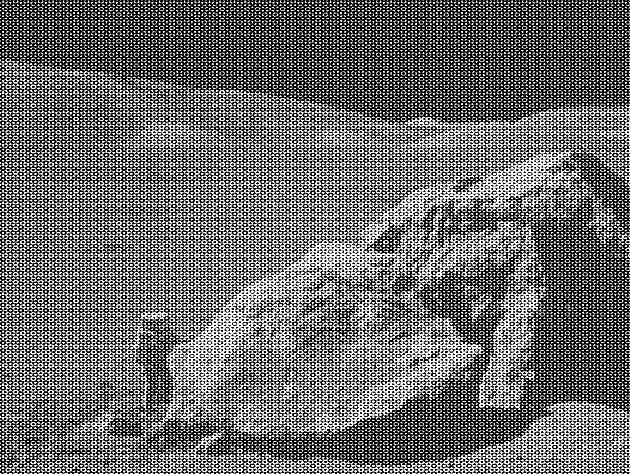
#> input picture 数据分析/day01-05/05_scipy/code/moonlanding.png, 630 x 474 px
$ jupyter execute --allow-errors Scipy.ipynb   (older library calls are emulated)
#> lines starting #> are read from the running program, lines starting #| are printed output that depends on the picture
## 登月图片消噪

[cell 1]
import numpy as np
import matplotlib.pyplot as plt
import scipy.misc as misc #图片处理 miscellaneous 乱七八糟
# 同学们在导入scipy的时候 可能会报错 pip install scipy -i https://mirrors.aliyun.com/pypi/simple/

### 导入图片，观察黑白图片和彩色图片的区别

[cell 2]
moon_ndarr = plt.imread("./moonlanding.png")
#> moon_ndarr is the input picture: shape (474, 630) float32; min 0, max 1, mean 0.424
moon_ndarr

#> (a cell that did not finish here is left out)

#> (a cell that did not finish here is left out)

### 图片的灰度化处理

[cell 5]
#图片灰度化处理过的
# r g b  亮度 把三个值 变成 一个值
# 取最大值
# 取三个色值的平均值
# [0.4,0.5,0.1] 取加权平均值

#> (a cell that did not finish here is left out)

#> (a cell that did not finish here is left out)

#> (a cell that did not finish here is left out)

#> (a cell that did not finish here is left out)

#> (a cell that did not finish here is left out)

#> (a cell that did not finish here is left out)

#> (a cell that did not finish here is left out)

#> (a cell that did not finish here is left out)

[cell 14]
# 加权平均 [0.4,0.5,0.1]
ndarr1 = np.array([0.4,0.5,0.1])
ndarr1.shape
#> (the rest of this cell did not finish here and is left out)

#> (a cell that did not finish here is left out)

### 通过傅里叶变换实现图片降噪

scipy.fftpack模块用来计算快速傅里叶变换
速度比传统傅里叶变换更快，是对之前算法的改进
图片是二维数据，注意使用fftpack的二维转变方法

[cell 16]
moon_ndarr = plt.imread("./moonlanding.png")
moon_ndarr

[cell 17]
plt.imshow(moon_ndarr,cmap="gray")

[cell 18]
# 波 世界万物都是波
#  世界上 所有的东西 都是 物质 和 能量
#  世界上 所有的东西都是 能量
#  能量 分为两种 波 和 粒子
#  粒子其实也是波动
#  通过傅里叶变换可以把 描述 值的值 变成 描述变化的值  然后让变化大的值归零 （归零了的含义就是 和周围的元素对比 没有变化 就是 和周围一样）

[cell 19]
from scipy.fftpack import fft2,ifft2

[cell 20]
# 通过傅里叶变换 把描述值的值 变成 描述变化的值
fft_moon = fft2(moon_ndarr)
np.abs(fft_moon) # 只关心变化大小 所以这里取一下绝对值
fft_moon[np.abs(fft_moon)> 800] = 0 #把变化很大的值 归零

[cell 21]
# 找出变化很大的值
ifft2(fft_moon) # 把处理后的 描述变化的值 变回 描述值的值
ifft_moon = np.real(ifft2(fft_moon)) #只要里面的实数
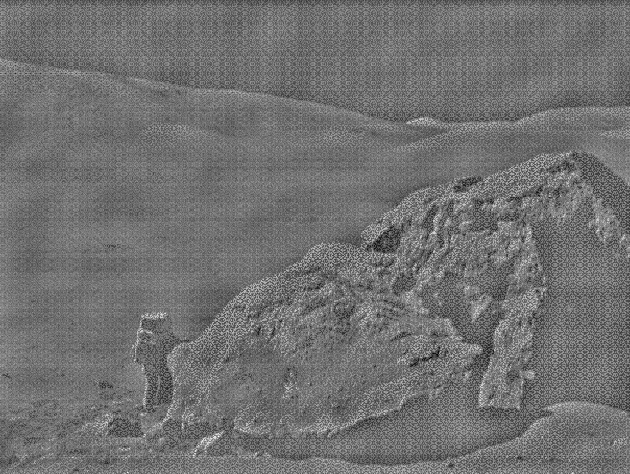
#> ifft_moon: shape (474, 630) float32; min -0.631, max 0.79, mean -5.11e-11; drawn with min black and max white


$ run again, with 数据分析/day01-05/05_scipy/code/cat.jpg saved as 数据分析/day01-05/05_scipy/code/moonlanding.png
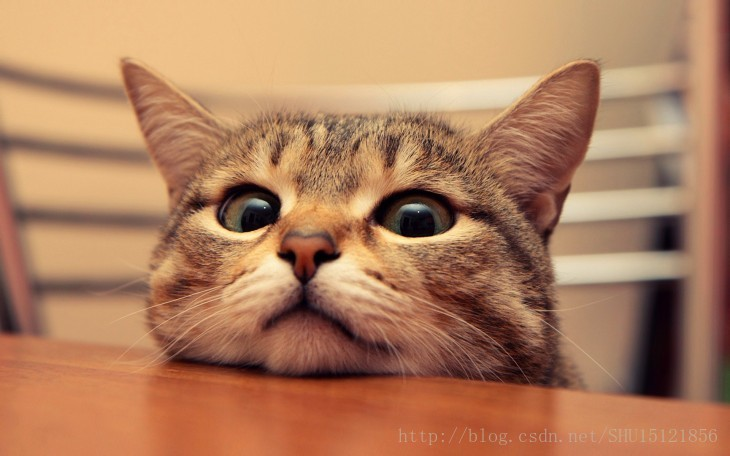
#> input picture 数据分析/day01-05/05_scipy/code/cat.jpg, 730 x 456 px
#> moon_ndarr is the input picture: shape (456, 730, 3) float32; mean R, G, B 0.689, 0.497, 0.369
#> `ifft_moon = np.real(ifft2(fft_moon))`:
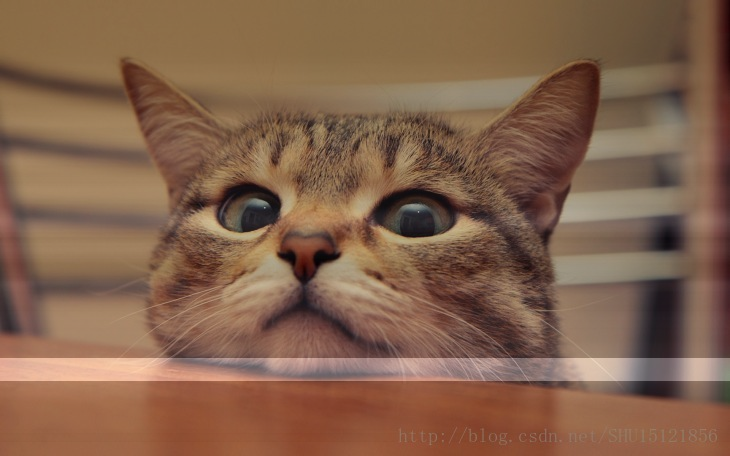
#> ifft_moon: shape (456, 730, 3) float32; mean of channels 0, 1, 2 0.188, -0.00458, -0.133; drawn with min black and max white
#> `[cell 23] # 按照 处理后的 描述值的值 去渲染 plt.figure(figsize=(12,9)) plt.imshow(if..`:
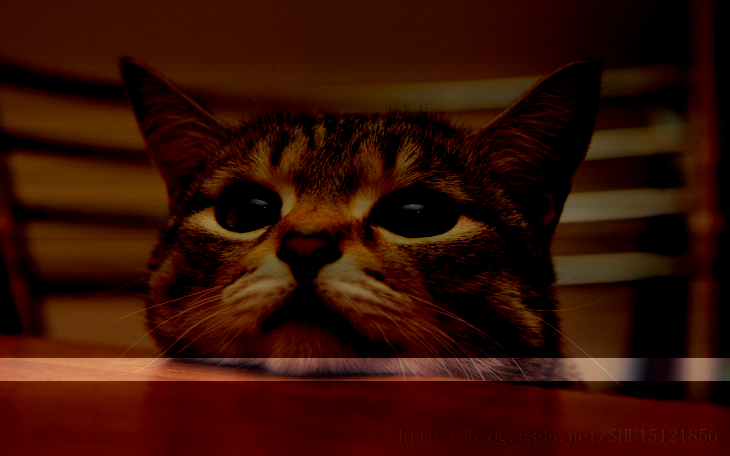
#> shown: shape (456, 730, 3) float32; mean R, G, B 0.207, 0.0625, 0.018
